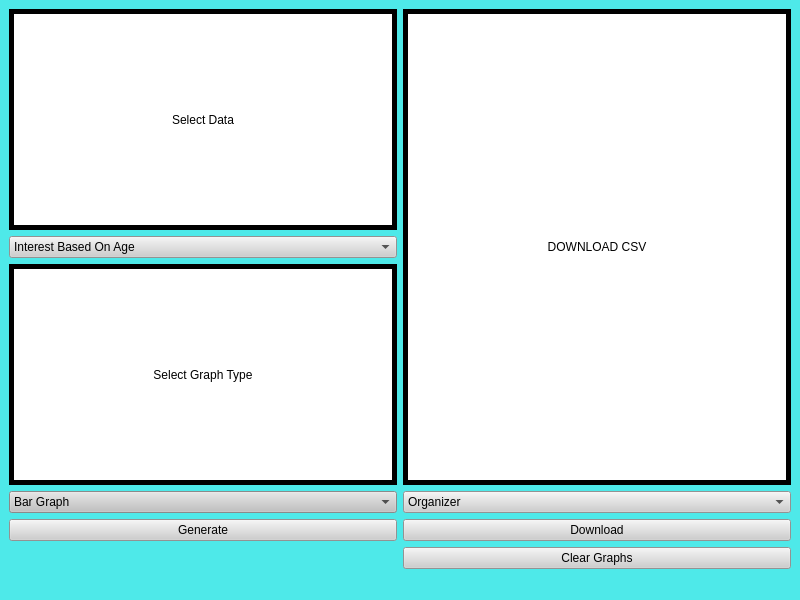
<?xml version="1.0" encoding="UTF-8"?>
<ui version="4.0">
 <class>DataGui</class>
 <widget class="QMainWindow" name="DataGui">
  <property name="geometry">
   <rect>
    <x>0</x>
    <y>0</y>
    <width>800</width>
    <height>600</height>
   </rect>
  </property>
  <property name="windowTitle">
   <string>DataGui</string>
  </property>
  <property name="styleSheet">
   <string notr="true">background-color: rgb(78, 233, 233);
border-color: rgb(255, 255, 255);</string>
  </property>
  <widget class="QWidget" name="centralwidget">
   <layout class="QGridLayout" name="gridLayout_3">
    <item row="0" column="0">
     <layout class="QHBoxLayout" name="horizontalLayout">
      <item>
       <layout class="QGridLayout" name="gridLayout_2">
        <item row="2" column="1">
         <widget class="QPushButton" name="pushButton">
          <property name="styleSheet">
           <string notr="true">background-color: rgb(206, 206, 206);</string>
          </property>
          <property name="text">
           <string>Download</string>
          </property>
         </widget>
        </item>
        <item row="3" column="1">
         <widget class="QPushButton" name="pushButton_3">
          <property name="styleSheet">
           <string notr="true">background-color: rgb(206, 206, 206);</string>
          </property>
          <property name="text">
           <string>Clear Graphs</string>
          </property>
         </widget>
        </item>
        <item row="2" column="0">
         <widget class="QPushButton" name="pushButton_2">
          <property name="styleSheet">
           <string notr="true">background-color: rgb(206, 206, 206);</string>
          </property>
          <property name="text">
           <string>Generate</string>
          </property>
         </widget>
        </item>
        <item row="0" column="1">
         <layout class="QGridLayout" name="gridLayout_4">
          <item row="1" column="0">
           <widget class="QComboBox" name="comboBox_3">
            <property name="styleSheet">
             <string notr="true">background-color: rgb(206, 206, 206);</string>
            </property>
            <item>
             <property name="text">
              <string>Organizer</string>
             </property>
            </item>
            <item>
             <property name="text">
              <string>Recruitment_Attempts</string>
             </property>
            </item>
            <item>
             <property name="text">
              <string>Contacts</string>
             </property>
            </item>
            <item>
             <property name="text">
              <string>Point_History</string>
             </property>
            </item>
           </widget>
          </item>
          <item row="0" column="0">
           <widget class="QLabel" name="label_3">
            <property name="styleSheet">
             <string notr="true">border: 5px solid black;
font: 700 16pt &quot;Arial&quot;;
background-color: rgb(255, 255, 255);</string>
            </property>
            <property name="text">
             <string>DOWNLOAD CSV</string>
            </property>
            <property name="alignment">
             <set>Qt::AlignCenter</set>
            </property>
           </widget>
          </item>
         </layout>
        </item>
        <item row="0" column="0">
         <layout class="QGridLayout" name="gridLayout">
          <item row="0" column="0">
           <widget class="QLabel" name="label">
            <property name="styleSheet">
             <string notr="true">border: 5px solid black;
font: 700 16pt &quot;Arial&quot;;
background-color: rgb(255, 255, 255);</string>
            </property>
            <property name="text">
             <string>Select Data</string>
            </property>
            <property name="alignment">
             <set>Qt::AlignCenter</set>
            </property>
           </widget>
          </item>
          <item row="4" column="0">
           <widget class="QComboBox" name="comboBox_2">
            <property name="styleSheet">
             <string notr="true">background-color: rgb(193, 193, 193);</string>
            </property>
            <item>
             <property name="text">
              <string>Bar Graph</string>
             </property>
            </item>
            <item>
             <property name="text">
              <string>Pie Chart</string>
             </property>
            </item>
           </widget>
          </item>
          <item row="3" column="0">
           <widget class="QLabel" name="label_2">
            <property name="styleSheet">
             <string notr="true">border: 5px solid black;
font: 700 16pt &quot;Arial&quot;;
background-color: rgb(255, 255, 255);</string>
            </property>
            <property name="text">
             <string>Select Graph Type</string>
            </property>
            <property name="alignment">
             <set>Qt::AlignCenter</set>
            </property>
           </widget>
          </item>
          <item row="1" column="0">
           <widget class="QComboBox" name="comboBox">
            <property name="contextMenuPolicy">
             <enum>Qt::PreventContextMenu</enum>
            </property>
            <property name="styleSheet">
             <string notr="true">background-color: rgb(206, 206, 206);</string>
            </property>
            <item>
             <property name="text">
              <string>Interest Based On Age</string>
             </property>
            </item>
            <item>
             <property name="text">
              <string>Interest Based On Contact Type</string>
             </property>
            </item>
            <item>
             <property name="text">
              <string>Interest Based On Organizer</string>
             </property>
            </item>
            <item>
             <property name="text">
              <string>Interest Based On Ethnicity</string>
             </property>
            </item>
            <item>
             <property name="text">
              <string>Interest Based On Education</string>
             </property>
            </item>
            <item>
             <property name="text">
              <string>Age Distribution</string>
             </property>
            </item>
            <item>
             <property name="text">
              <string>Ethnicity Distribution</string>
             </property>
            </item>
            <item>
             <property name="text">
              <string/>
             </property>
            </item>
           </widget>
          </item>
         </layout>
        </item>
       </layout>
      </item>
     </layout>
    </item>
   </layout>
  </widget>
  <widget class="QMenuBar" name="menubar">
   <property name="geometry">
    <rect>
     <x>0</x>
     <y>0</y>
     <width>800</width>
     <height>17</height>
    </rect>
   </property>
  </widget>
  <widget class="QStatusBar" name="statusbar"/>
 </widget>
 <resources/>
 <connections/>
</ui>
